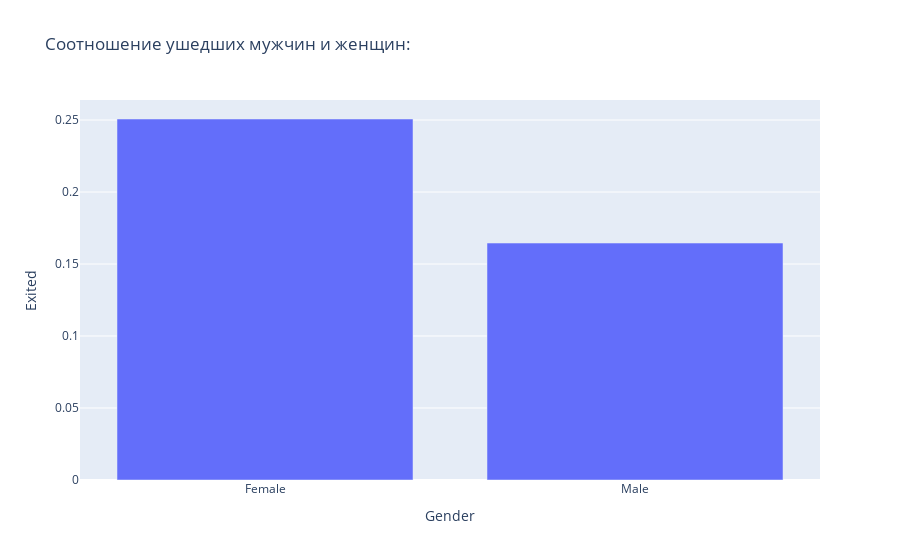

The cell this chart's notebook holds for it:
### Markdown cell above
ВЫВОД: на представленном графике наглядно видно, что ушедшие клиенты и лояльные клиенты имеют примерно одинаковый кредитный рейтинг и предполагаемую зарплату, и только у ушедших клиентов рейтинг меньше 400.

### Code cell
# 9.6. Кто чаще уходит, мужчины или женщины?
# Постройте график, который иллюстрирует это.

# Подсказка: 
# Процент ушедших клиентов в каждой группе можно рассчитать как среднее
# по столбцу Exited (так как 1 — это ушедшие клиенты, а 0 — лояльные,
# среднее арифметическое по столбцу обозначает долю ушедших клиентов).

# Прогруппируем статус лояльности по признаку пола и найдем среднее:
ex_gen_data = churn_data.groupby(['Gender'])['Exited'].mean()

# Построим столбчатую диаграмму
ex_gen_fig = px.bar(
    data_frame=ex_gen_data,
    x=ex_gen_data.index,
    # От чего зависит цвет графика:
    # Статус лояльности (1 — ушедший клиент, 0 — лояльный клиент): 
    y='Exited',
    # Заголовок графика:
    title='Соотношение ушедших мужчин и женщин:')
# Выводим результат на экран:
ex_gen_fig.show()

### Figure 1 — Plotly figure (JSON) as saved in the notebook; plotly's stock layout.template omitted (floating-point values rounded to 4 significant figures)
{"data": [{"alignmentgroup": "True", "hovertemplate": "Gender=%{x}<br>Exited=%{y}<extra></extra>", "legendgroup": "", "marker": {"color": "#636efa", "pattern": {"shape": ""}}, "name": "", "offsetgroup": "", "orientation": "v", "showlegend": false, "textposition": "auto", "type": "bar", "x": ["Female", "Male"], "xaxis": "x", "y": [0.2507, 0.1646], "yaxis": "y"}], "layout": {"barmode": "relative", "legend": {"tracegroupgap": 0}, "title": {"text": "Соотношение ушедших мужчин и женщин:"}, "xaxis": {"anchor": "y", "domain": [0, 1], "title": {"text": "Gender"}}, "yaxis": {"anchor": "x", "domain": [0, 1], "title": {"text": "Exited"}}}}
